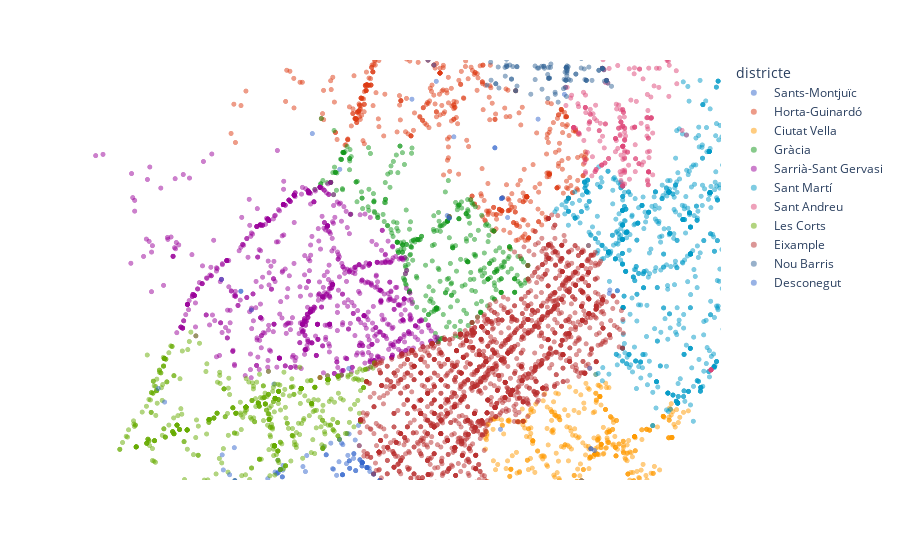

The cell this chart's notebook holds for it:
### Code cell
import plotly.express as px
px.set_mapbox_access_token("pk.eyJ1IjoicHlyZW5haWN1cyIsImEiOiJjbDNoamRlOTQwMDF3M2VvZzRodnZ3ZTZ6In0.Rh_X7Goj0xAILbpgrPkUwg")
# Create a Plotly scatter mapbox plot
fig = px.scatter_mapbox(
    df_clean,
    lat="lat",
    lon="long",
    hover_name="districte",
#    hover_data="barri",
   # size="hora",
   # size_max=15,
    color="districte",
    color_discrete_sequence=px.colors.qualitative.G10,
    opacity=0.5,
     mapbox_style="white-bg",
#    mapbox_style="carto-positron",
#    mapbox_style="carto-darkmatter",
#    mapbox_style="stamen-toner",
#    mapbox_style="light",
    zoom=11.5,
    height=800,
    color_continuous_scale=px.colors.cyclical.IceFire,
)

fig.show()

### Figure 1 — Plotly figure (JSON) as saved in the notebook; plotly's stock layout.template omitted (floating-point values rounded to 4 significant figures; data arrays with more than 128 entries replaced by an {"elided": "..."} marker saying what was removed)
{"data": [{"hovertemplate": "<b>%{hovertext}</b><br><br>districte=Sants-Montjuïc<br>lat=%{lat}<br>long=%{lon}<extra></extra>", "hovertext": {"elided": "813 str values"}, "lat": {"elided": "813 float values"}, "legendgroup": "Sants-Montjuïc", "lon": {"elided": "813 float values"}, "marker": {"color": "#3366CC", "opacity": 0.5}, "mode": "markers", "name": "Sants-Montjuïc", "showlegend": true, "subplot": "mapbox", "type": "scattermapbox"}, {"hovertemplate": "<b>%{hovertext}</b><br><br>districte=Horta-Guinardó<br>lat=%{lat}<br>long=%{lon}<extra></extra>", "hovertext": {"elided": "568 str values"}, "lat": {"elided": "568 float values"}, "legendgroup": "Horta-Guinardó", "lon": {"elided": "568 float values"}, "marker": {"color": "#DC3912", "opacity": 0.5}, "mode": "markers", "name": "Horta-Guinardó", "showlegend": true, "subplot": "mapbox", "type": "scattermapbox"}, {"hovertemplate": "<b>%{hovertext}</b><br><br>districte=Ciutat Vella<br>lat=%{lat}<br>long=%{lon}<extra></extra>", "hovertext": {"elided": "434 str values"}, "lat": {"elided": "434 float values"}, "legendgroup": "Ciutat Vella", "lon": {"elided": "434 float values"}, "marker": {"color": "#FF9900", "opacity": 0.5}, "mode": "markers", "name": "Ciutat Vella", "showlegend": true, "subplot": "mapbox", "type": "scattermapbox"}, {"hovertemplate": "<b>%{hovertext}</b><br><br>districte=Gràcia<br>lat=%{lat}<br>long=%{lon}<extra></extra>", "hovertext": {"elided": "375 str values"}, "lat": {"elided": "375 float values"}, "legendgroup": "Gràcia", "lon": {"elided": "375 float values"}, "marker": {"color": "#109618", "opacity": 0.5}, "mode": "markers", "name": "Gràcia", "showlegend": true, "subplot": "mapbox", "type": "scattermapbox"}, {"hovertemplate": "<b>%{hovertext}</b><br><br>districte=Sarrià-Sant Gervasi<br>lat=%{lat}<br>long=%{lon}<extra></extra>", "hovertext": {"elided": "855 str values"}, "lat": {"elided": "855 float values"}, "legendgroup": "Sarrià-Sant Gervasi", "lon": {"elided": "855 float values"}, "marker": {"color": "#990099", "opacity": 0.5}, "mode": "markers", "name": "Sarrià-Sant Gervasi", "showlegend": true, "subplot": "mapbox", "type": "scattermapbox"}, {"hovertemplate": "<b>%{hovertext}</b><br><br>districte=Sant Martí<br>lat=%{lat}<br>long=%{lon}<extra></extra>", "hovertext": {"elided": "922 str values"}, "lat": {"elided": "922 float values"}, "legendgroup": "Sant Martí", "lon": {"elided": "922 float values"}, "marker": {"color": "#0099C6", "opacity": 0.5}, "mode": "markers", "name": "Sant Martí", "showlegend": true, "subplot": "mapbox", "type": "scattermapbox"}, {"hovertemplate": "<b>%{hovertext}</b><br><br>districte=Sant Andreu<br>lat=%{lat}<br>long=%{lon}<extra></extra>", "hovertext": {"elided": "547 str values"}, "lat": {"elided": "547 float values"}, "legendgroup": "Sant Andreu", "lon": {"elided": "547 float values"}, "marker": {"color": "#DD4477", "opacity": 0.5}, "mode": "markers", "name": "Sant Andreu", "showlegend": true, "subplot": "mapbox", "type": "scattermapbox"}, {"hovertemplate": "<b>%{hovertext}</b><br><br>districte=Les Corts<br>lat=%{lat}<br>long=%{lon}<extra></extra>", "hovertext": {"elided": "565 str values"}, "lat": {"elided": "565 float values"}, "legendgroup": "Les Corts", "lon": {"elided": "565 float values"}, "marker": {"color": "#66AA00", "opacity": 0.5}, "mode": "markers", "name": "Les Corts", "showlegend": true, "subplot": "mapbox", "type": "scattermapbox"}, {"hovertemplate": "<b>%{hovertext}</b><br><br>districte=Eixample<br>lat=%{lat}<br>long=%{lon}<extra></extra>", "hovertext": {"elided": "2102 str values"}, "lat": {"elided": "2102 float values"}, "legendgroup": "Eixample", "lon": {"elided": "2102 float values"}, "marker": {"color": "#B82E2E", "opacity": 0.5}, "mode": "markers", "name": "Eixample", "showlegend": true, "subplot": "mapbox", "type": "scattermapbox"}, {"hovertemplate": "<b>%{hovertext}</b><br><br>districte=Nou Barris<br>lat=%{lat}<br>long=%{lon}<extra></extra>", "hovertext": {"elided": "453 str values"}, "lat": {"elided": "453 float values"}, "legendgroup": "Nou Barris", "lon": {"elided": "453 float values"}, "marker": {"color": "#316395", "opacity": 0.5}, "mode": "markers", "name": "Nou Barris", "showlegend": true, "subplot": "mapbox", "type": "scattermapbox"}, {"hovertemplate": "<b>%{hovertext}</b><br><br>districte=Desconegut<br>lat=%{lat}<br>long=%{lon}<extra></extra>", "hovertext": ["Desconegut", "Desconegut", "Desconegut", "Desconegut", "Desconegut", "Desconegut", "Desconegut", "Desconegut", "Desconegut", "Desconegut", "Desconegut", "Desconegut", "Desconegut", "Desconegut", "Desconegut", "Desconegut", "Desconegut", "Desconegut", "Desconegut", "Desconegut", "Desconegut", "Desconegut", "Desconegut", "Desconegut", "Desconegut", "Desconegut", "Desconegut", "Desconegut", "Desconegut", "Desconegut", "Desconegut", "Desconegut", "Desconegut", "Desconegut", "Desconegut", "Desconegut", "Desconegut", "Desconegut", "Desconegut", "Desconegut", "Desconegut", "Desconegut", "Desconegut", "Desconegut", "Desconegut", "Desconegut", "Desconegut", "Desconegut", "Desconegut", "Desconegut", "Desconegut", "Desconegut", "Desconegut", "Desconegut", "Desconegut", "Desconegut", "Desconegut", "Desconegut", "Desconegut", "Desconegut", "Desconegut", "Desconegut", "Desconegut", "Desconegut", "Desconegut", "Desconegut", "Desconegut", "Desconegut", "Desconegut", "Desconegut", "Desconegut", "Desconegut", "Desconegut", "Desconegut", "Desconegut", "Desconegut", "Desconegut", "Desconegut", "Desconegut", "Desconegut", "Desconegut", "Desconegut", "Desconegut", "Desconegut", "Desconegut", "Desconegut", "Desconegut", "Desconegut", "Desconegut", "Desconegut"], "lat": [41.33, 41.45, 41.36, 41.32, 41.35, 41.35, 41.41, 41.42, 41.41, 41.38, 41.42, 41.35, 41.4, 41.33, 41.36, 41.44, 41.38, 41.38, 41.38, 41.36, 41.38, 41.41, 41.41, 41.41, 41.41, 41.38, 41.4, 41.39, 41.43, 41.35, 41.35, 41.43, 41.43, 41.41, 41.38, 41.38, 41.37, 41.38, 41.38, 41.41, 41.45, 41.38, 41.41, 41.38, 41.43, 41.41, 41.35, 41.41, 41.38, 41.41, 41.41, 41.39, 41.4, 41.38, 41.35, 41.38, 41.43, 41.38, 41.43, 41.44, 41.42, 41.39, 41.44, 41.42, 41.32, 41.34, 41.35, 41.37, 41.43, 41.42, 41.44, 41.38, 41.37, 41.4, 41.35, 41.4, 41.45, 41.4, 41.38, 41.4, 41.43, 41.42, 41.42, 41.35, 41.38, 41.41, 41.44, 41.38, 41.39, 41.42], "legendgroup": "Desconegut", "lon": [2.113, 2.184, 2.135, 2.133, 2.149, 2.14, 2.166, 2.165, 2.167, 2.178, 2.173, 2.135, 2.122, 2.117, 2.136, 2.194, 2.191, 2.121, 2.119, 2.142, 2.121, 2.219, 2.158, 2.166, 2.207, 2.143, 2.186, 2.181, 2.155, 2.135, 2.138, 2.151, 2.206, 2.167, 2.142, 2.166, 2.177, 2.182, 2.182, 2.157, 2.191, 2.182, 2.216, 2.178, 2.154, 2.216, 2.137, 2.158, 2.14, 2.214, 2.213, 2.108, 2.122, 2.18, 2.146, 2.141, 2.155, 2.142, 2.154, 2.157, 2.134, 2.11, 2.156, 2.158, 2.133, 2.144, 2.157, 2.19, 2.206, 2.139, 2.193, 2.178, 2.131, 2.119, 2.143, 2.185, 2.194, 2.185, 2.121, 2.124, 2.154, 2.165, 2.207, 2.138, 2.121, 2.167, 2.156, 2.119, 2.141, 2.208], "marker": {"color": "#3366CC", "opacity": 0.5}, "mode": "markers", "name": "Desconegut", "showlegend": true, "subplot": "mapbox", "type": "scattermapbox"}], "layout": {"autosize": true, "legend": {"title": {"text": "districte"}, "tracegroupgap": 0}, "mapbox": {"accesstoken": "pk.eyJ1IjoicHlyZW5haWN1cyIsImEiOiJjbDNoamRlOTQwMDF3M2VvZzRodnZ3ZTZ6In0.Rh_X7Goj0xAILbpgrPkUwg", "bearing": 0, "center": {"lat": 41.4, "lon": 2.149}, "domain": {"x": [0, 1], "y": [0, 1]}, "pitch": 0, "style": "white-bg", "zoom": 12.02}, "margin": {"t": 60}}}
